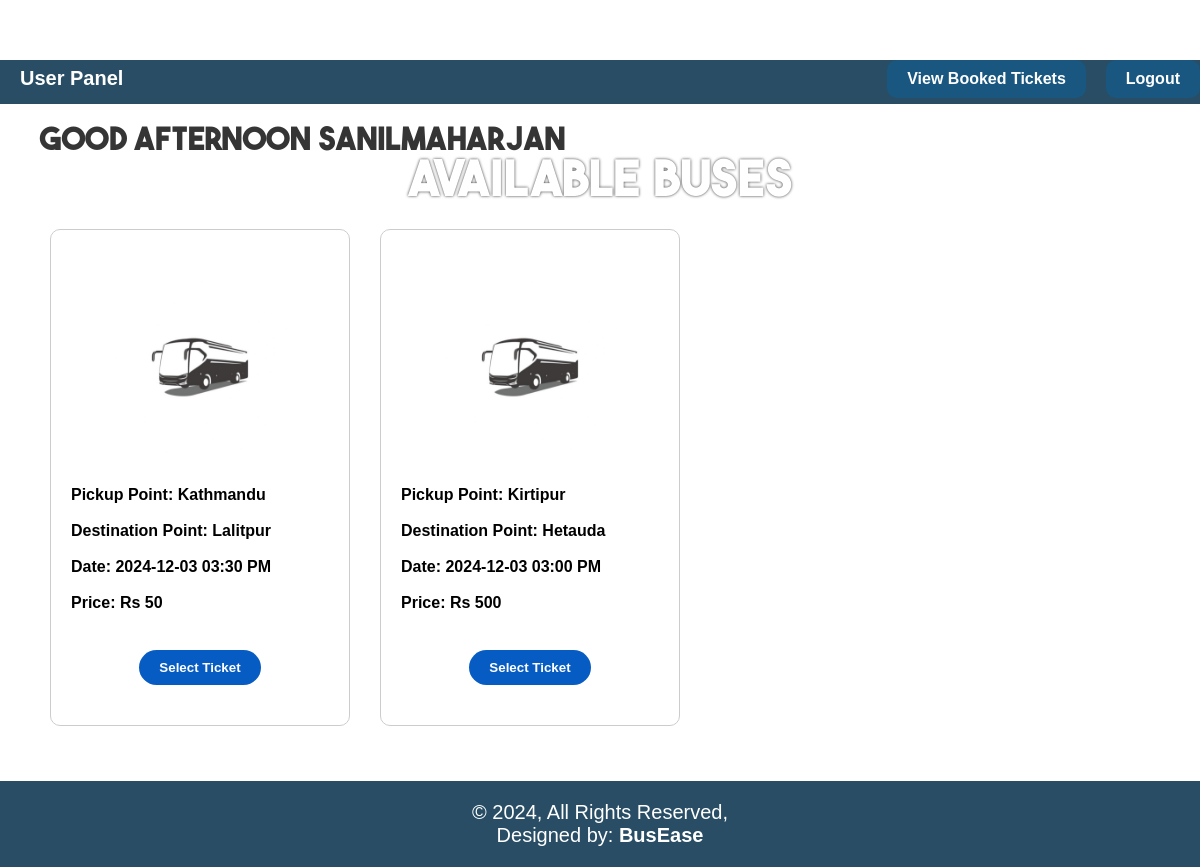
Screenshot of /php/user.php?error=invalid_access (signed in) with the database file from the repository.
### tables this page shows
CREATE TABLE `bus_info` (
  `bus_id` int(255) NOT NULL,
  `pickup` varchar(255) NOT NULL,
  `destination` varchar(255) NOT NULL,
  `date` datetime(6) NOT NULL,
  `price` int(255) NOT NULL
);

### php/user.php (the view, shortened to what this page needs)
<?php
include("connect.php");
$ticketQuery = "SELECT * FROM bus_info";
$ticketResult = mysqli_query($conn, $ticketQuery);
?>
<!DOCTYPE html>
<html lang="en">
<head>
    <link rel="stylesheet" href="../css/user.css">
</head>
<body onload="greetUser()">
    <div class="header">
        <div class="logo">
            <a href="homepage.html">BusEase</a>
        </div>
    </div>
    <div class="nav">
        <div class="nav1">
            <h1>User Panel</h1>
        </div>
        <div class="nav2">
            <ul>
                <li><a href="ViewBookedTickets.php">View Booked Tickets</a></li>
                <li><a href="logout.php">Logout</a></li>
            </ul>
        </div>
    </div>
    <main>
        <h1 id="greeting" style="font-family: myfont; padding-left: 40px; margin-top: 22px; color:#353535;"></h1>
        <h1 style="text-shadow:0 0 3px #353535; color:white; text-transform: uppercase; text-align:center; font-size: 50px; font-family: myfont; margin-bottom:20px;">Available Buses</h1>
        <div class="ticket_grid">
            <?php
            if (mysqli_num_rows($ticketResult) > 0) {
                while ($ticketRow = mysqli_fetch_assoc($ticketResult)) {
                    ?>
                    <form method="post" action="seatselect.php">
                        <div style="text-align: center; font-weight: bold" class="dis">
                            <img src="../Pictures/buslogopfp.png" alt="busphoto" style="width: 75%;">
                        </div>
                        <br>
                        <label for="pickup-point">Pickup Point: <?php echo ($ticketRow['pickup']); ?></label><br>
                        <label for="destination-point">Destination Point: <?php echo ($ticketRow['destination']); ?></label><br>
                        <label for="date">
                            Date:
                            <?php
                            $date = date('Y-m-d h:i A', strtotime($ticketRow['date']));
                            echo $date;
                            ?>
                        </label><br>
                        <label for="price">Price: Rs <?php echo ($ticketRow['price']); ?></label><br>
                        <button type="submit" class="ticket_button">Select Ticket</button>
                    </form>
                    <?php
                }
            } else {
                echo "<p style='font-size:20px; margin: 0px;'>No available buses</p>";
            }
            ?>
        </div>
    </main>
    <div class="footer" >
        <p>&copy; 2024, All Rights Reserved,<br>Designed by: <b>BusEase</b></p>
    </div>
</body>
</html>

### css/user.css (style rules this page uses)
* { padding: 0px; margin: 0px; box-sizing: border-box; }
body { background-image: url(../Pictures/background_imageforuser.png); background-repeat: no-repeat; background-attachment: fixed; background-size: cover; font-family: "Titillium Web", Arial, Helvetica; margin: 0; }
.header { display: flex; vertical-align: middle; width: 100%; height: 60px; }
.logo { padding-left: 10px; float: left; }
.logo a { text-decoration: none; color: #ffffff; font-size: 50px; font-family: font; }
.nav { background-color: rgba(17, 58, 85, 0.9); width: 100%; height: 44px; }
.nav h1 { margin: 0; padding: 7px 20px; float: left; color: #fff; font-size: 20px; }
.nav2 ul { margin: 0; padding: 0; list-style: none; float: right; }
.nav2 ul li { display: inline; }
.nav2 ul li a { margin-left: 20px; background-color: #195780; border: none; color: #fff; text-decoration: none; padding: 9.8px 20px; float: left; font-weight: bold; border-radius: 10px; }
.footer { margin-top: 55px; width: 100%; padding-top: 20px; padding-bottom: 20px; background-color: rgba(17, 58, 85, 0.9); }
.footer p { margin: 0; padding: 0; color: #fff; text-align: center; font-size: 20px; }
form { width: 300px; padding: 20px; border: 1px solid #ccc; border-radius: 10px; margin-right: 10px; background-color: rgba(255, 255, 255, 0.7); transition: box-shadow 0.3s, transform 0.3s; }
img { margin-top: 20px; }
label { display: block; font-weight: bold; }
.ticket_grid { padding-left: 50px; display: grid; grid-template-columns: repeat(4, 1fr); gap: 20px; grid-auto-rows: 1fr; }
.ticket_button { display: block; margin: 20px auto; padding: 10px 20px; background-color: #075cc3; color: white; border: none; border-radius: 20px; cursor: pointer; font-weight: bold; transition: background-color 0.3s, transform 0.3s; }

### rows the page displays
bus_info: pickup "Kathmandu", destination "Lalitpur", date "2024-12-03 03:30 PM", price "50"
bus_info: pickup "Kirtipur", destination "Hetauda", date "2024-12-03 03:00 PM", price "500"
